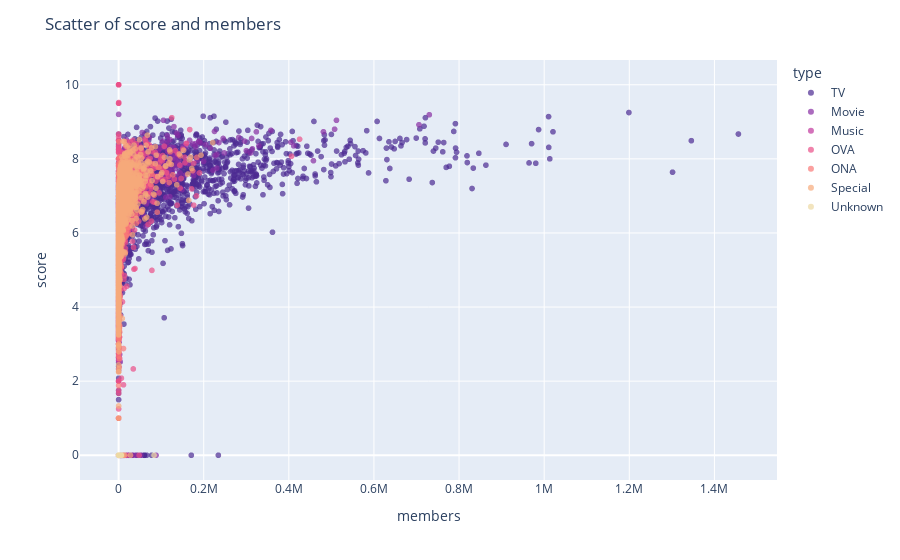

Notebook code cell kept with this figure:
### Markdown cell above
### Scatter

### Code cell
x_var = 'members'
y_var = 'score' 
color = 'type'

fig = px.scatter(
    df,
    x=x_var,
    y=y_var,
    color=color,
    hover_data=['title'],
    opacity=0.7,
    color_discrete_sequence=px.colors.sequential.Agsunset
)

fig.update_layout(
    title=f'Scatter of {y_var} and {x_var}',
    xaxis_title=x_var,
    yaxis_title=y_var,
)

fig.show()

### Figure 1 — Plotly figure (JSON) as saved in the notebook; plotly's stock layout.template omitted (floating-point values rounded to 4 significant figures; data arrays with more than 128 entries replaced by an {"elided": "..."} marker saying what was removed)
{"data": [{"customdata": {"elided": "4271x1 str values"}, "hovertemplate": "type=TV<br>members=%{x}<br>score=%{y}<br>title=%{customdata[0]}<extra></extra>", "legendgroup": "TV", "marker": {"color": "rgb(75, 41, 145)", "opacity": 0.7, "symbol": "circle"}, "mode": "markers", "name": "TV", "showlegend": true, "type": "scattergl", "x": {"elided": "4271 int values"}, "xaxis": "x", "y": {"elided": "4271 float values"}, "yaxis": "y"}, {"customdata": {"elided": "2624x1 str values"}, "hovertemplate": "type=Movie<br>members=%{x}<br>score=%{y}<br>title=%{customdata[0]}<extra></extra>", "legendgroup": "Movie", "marker": {"color": "rgb(135, 44, 162)", "opacity": 0.7, "symbol": "circle"}, "mode": "markers", "name": "Movie", "showlegend": true, "type": "scattergl", "x": {"elided": "2624 int values"}, "xaxis": "x", "y": {"elided": "2624 float values"}, "yaxis": "y"}, {"customdata": {"elided": "849x1 str values"}, "hovertemplate": "type=Music<br>members=%{x}<br>score=%{y}<br>title=%{customdata[0]}<extra></extra>", "legendgroup": "Music", "marker": {"color": "rgb(192, 54, 157)", "opacity": 0.7, "symbol": "circle"}, "mode": "markers", "name": "Music", "showlegend": true, "type": "scattergl", "x": {"elided": "849 int values"}, "xaxis": "x", "y": {"elided": "849 float values"}, "yaxis": "y"}, {"customdata": {"elided": "3608x1 str values"}, "hovertemplate": "type=OVA<br>members=%{x}<br>score=%{y}<br>title=%{customdata[0]}<extra></extra>", "legendgroup": "OVA", "marker": {"color": "rgb(234, 79, 136)", "opacity": 0.7, "symbol": "circle"}, "mode": "markers", "name": "OVA", "showlegend": true, "type": "scattergl", "x": {"elided": "3608 int values"}, "xaxis": "x", "y": {"elided": "3608 float values"}, "yaxis": "y"}, {"customdata": {"elided": "1144x1 str values"}, "hovertemplate": "type=ONA<br>members=%{x}<br>score=%{y}<br>title=%{customdata[0]}<extra></extra>", "legendgroup": "ONA", "marker": {"color": "rgb(250, 120, 118)", "opacity": 0.7, "symbol": "circle"}, "mode": "markers", "name": "ONA", "showlegend": true, "type": "scattergl", "x": {"elided": "1144 int values"}, "xaxis": "x", "y": {"elided": "1144 float values"}, "yaxis": "y"}, {"customdata": {"elided": "1948x1 str values"}, "hovertemplate": "type=Special<br>members=%{x}<br>score=%{y}<br>title=%{customdata[0]}<extra></extra>", "legendgroup": "Special", "marker": {"color": "rgb(246, 169, 122)", "opacity": 0.7, "symbol": "circle"}, "mode": "markers", "name": "Special", "showlegend": true, "type": "scattergl", "x": {"elided": "1948 int values"}, "xaxis": "x", "y": {"elided": "1948 float values"}, "yaxis": "y"}, {"customdata": [["Sidonia no Kishi 3"], ["Fate/Extra: Last Encore - Irusterias Tendouron"], ["Hatena☆Illusion"], ["Kenja no Mago"], ["Soukyuu no Fafner: Dead Aggressor - The Beyond"], ["Kengan Ashura"], ["Ginga Jinpuu Jinraiger"], ["Watashi, Nouryoku wa Heikinchi de tte Itta yo ne!"], ["Gi(a)rlish Number Shura"], ["Ten Count"], ["Bokura no Nanokakan Sensou"], ["Project758"], ["Gekidol"], ["Promare"], ["Sakkai Eightraid"], ["Plunderer"], ["Isekai Cheat Magician"], ["Tonari no Kyuuketsuki-san"], ["Kaijuu Girls Kuro: Ultra Kaijuu Gijinka Keikaku"], ["Code Geass: Fukkatsu no Lelouch"], ["Lupin wa Ima mo Moete Iru ka?"], ["Mirai Arise"], ["Ultraman"], ["Moshimoshi, Terumi Desu."], ["Flying Babies"], ["Frame Arms Girl 2nd Season"], ["Rescue Academia"], ["Magatsu Wahrheit"], ["Bakutsuri Bar Hunter"], ["Chikyuugai Shounen Shoujo"]], "hovertemplate": "type=Unknown<br>members=%{x}<br>score=%{y}<br>title=%{customdata[0]}<extra></extra>", "legendgroup": "Unknown", "marker": {"color": "rgb(237, 217, 163)", "opacity": 0.7, "symbol": "circle"}, "mode": "markers", "name": "Unknown", "showlegend": true, "type": "scattergl", "x": [5801, 6265, 1674, 2925, 2177, 684, 957, 948, 3984, 1703, 204, 725, 696, 6019, 666, 1087, 214, 696, 854, 83271, 784, 6185, 1294, 144, 265, 1424, 355, 33, 9, 367], "xaxis": "x", "y": [0, 0, 0, 0, 0, 0, 0, 0, 0, 0, 0, 0, 0, 0, 0, 0, 0, 0, 0, 0, 0, 0, 0, 0, 0, 0, 0, 0, 0, 0], "yaxis": "y"}], "layout": {"legend": {"title": {"text": "type"}, "tracegroupgap": 0}, "margin": {"t": 60}, "title": {"text": "Scatter of score and members"}, "xaxis": {"anchor": "y", "domain": [0, 1], "title": {"text": "members"}}, "yaxis": {"anchor": "x", "domain": [0, 1], "title": {"text": "score"}}}}
